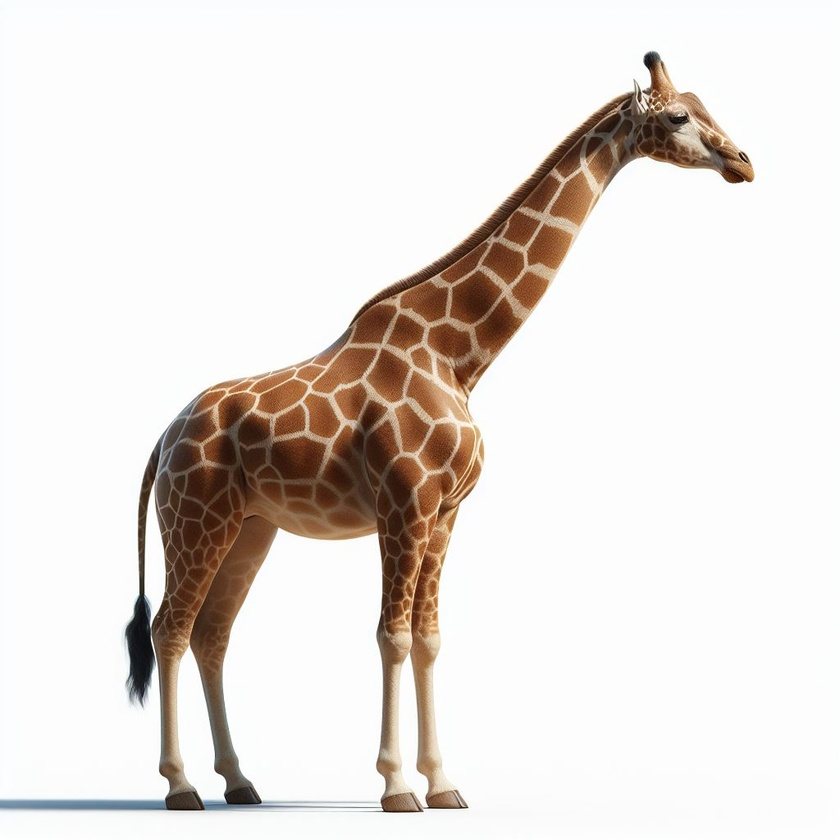
#> input picture GIRAFA.jpeg, 840 x 840 px, shrunk from 1024 x 1024 before the run
$ python contorno-girafa.py
#> lines starting #> are read from the running program, lines starting #| are printed output that depends on the picture; after the words box and inside, x2 and y2 are one past the last pixel; in counts of white or black regions, pixels touching at a corner belong together
#Girafa
import math
import numpy as np
import cv2
import matplotlib.pyplot as plt

img_path = './GIRAFA.jpeg'
img_raw = cv2.imread(img_path)
#> img_raw is the input picture: shape (840, 840, 3); mean B, G, R 219.7, 224, 230
img_rgb = cv2.cvtColor(img_raw, cv2.COLOR_BGR2RGB)

img_gray = cv2.cvtColor(img_rgb, cv2.COLOR_RGB2GRAY)
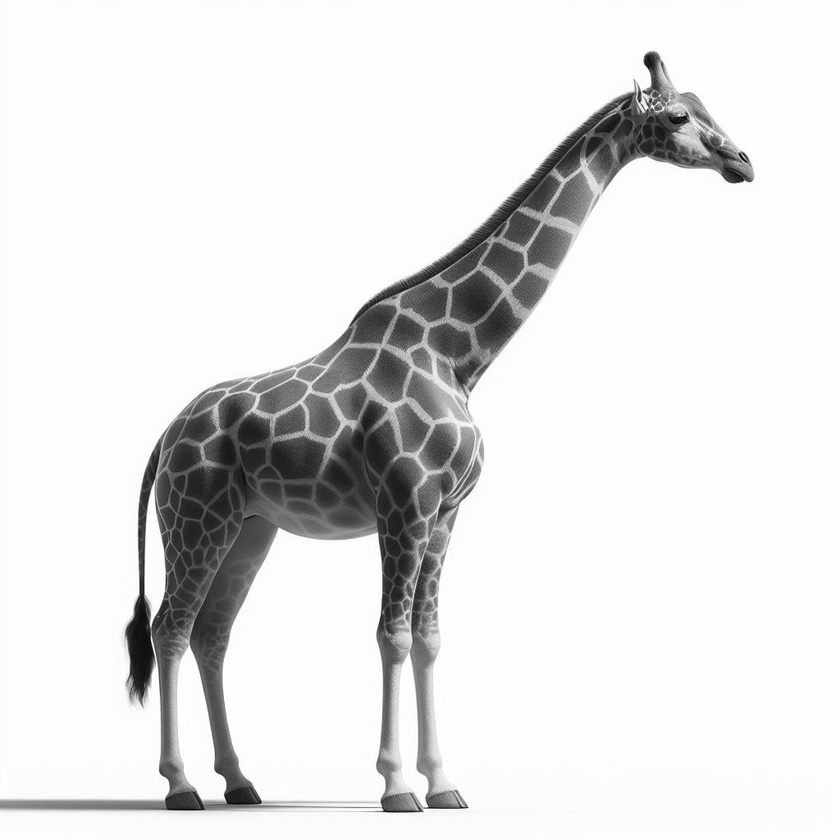
#> img_gray: shape (840, 840); min 1, max 255, mean 225.3
max_val = img_gray.max()
#> max_val = 255
limiar = 10 * max_val
#> limiar = 2550
_, img_thresh = cv2.threshold(img_gray, limiar, max_val, cv2.THRESH_BINARY_INV)
#> img_thresh: shape (840, 840); every value is 255

k_size = 5
element = np.ones((k_size, k_size), np.uint8)
img_thresh_open = cv2.morphologyEx(img_thresh, cv2.MORPH_OPEN, element)

img_blurred = cv2.blur(img_gray, ksize=(k_size, k_size))

edge1 = cv2.Canny(image=img_gray, threshold1=0.5 * max_val, threshold2=0.5 * max_val)
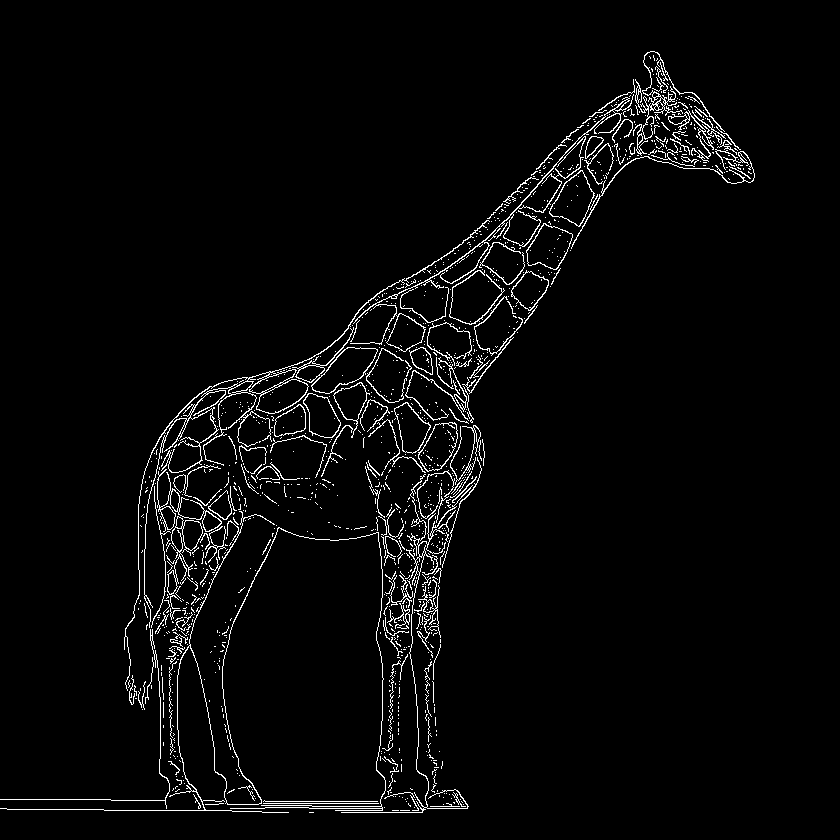
#> edge1: shape (840, 840); 3.1% white in thin lines or dots, all inside (x1, y1, x2, y2) = (0, 51, 755, 813)
edge2 = cv2.Canny(image=img_blurred, threshold1=0.5 * max_val, threshold2=0.5 * max_val)
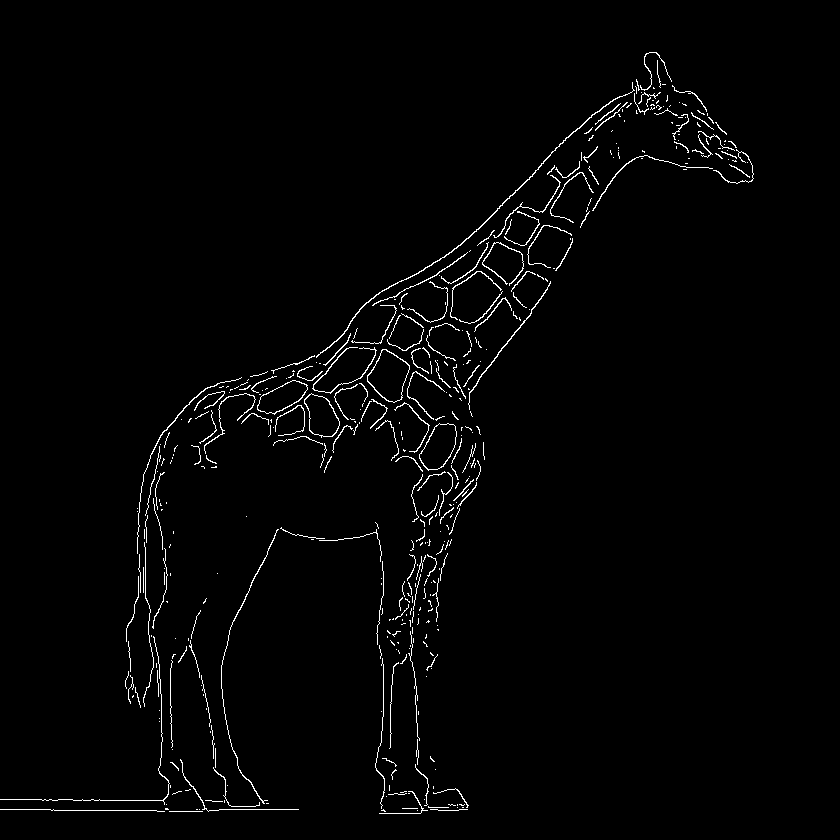
#> edge2: shape (840, 840); 1.7% white in thin lines or dots, all inside (x1, y1, x2, y2) = (0, 52, 754, 814)

conts, _ = cv2.findContours(image=img_thresh, mode=cv2.RETR_TREE, method=cv2.CHAIN_APPROX_SIMPLE)
#> conts = [[[0, 0], [0, 839], [839, 839], [839, 0]]]
conts = sorted(conts, key=cv2.contourArea, reverse=True)
img_contorno = img_rgb.copy()
resultado = cv2.drawContours(img_contorno, conts, contourIdx=-1, color=(255, 0, 0), thickness=2)

imgs_resultado = [img_rgb, img_blurred, img_gray, edge1, edge2, img_thresh, img_thresh_open, resultado]
cols = math.ceil(len(imgs_resultado)**0.5)
#> cols = 3
rows = cols if (cols**2 - len(imgs_resultado)) <= cols else cols - 1
#> rows = 3

for i in range(len(imgs_resultado)):
    plt.subplot(rows, cols, i + 1)
    plt.imshow(imgs_resultado[i], cmap='gray' if len(imgs_resultado[i].shape) == 2 else None)
    plt.xticks([]), plt.yticks([])
#> this loop made 8 passes
plt.show()
